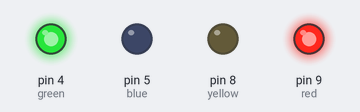
The sketch below on a simulated Arduino Uno, built with avr-gcc and run on an emulated ATmega328P. Parts: output pins drawn as LEDs (lit = HIGH).

Above: at 0.5 s.
At 1.5 s:
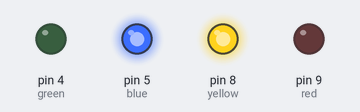
At 2.5 s:
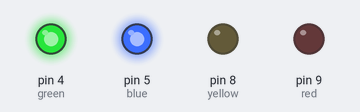
At 3.5 s:
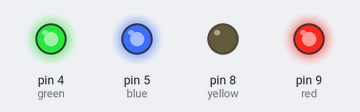
Timing chart, 0 to 5.2 s (numbered marks = the images above):
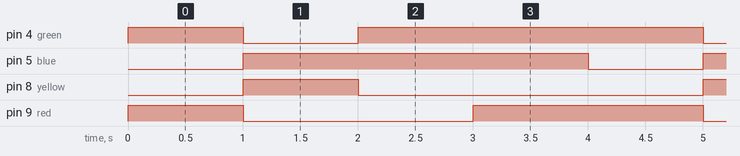

Measured:
- by itself, pin 4 (green): repeats every 4.0 s: LOW 1.0 s, HIGH 3.0 s
- by itself, pin 5 (blue): alternates HIGH for 3.0 s and LOW for 1.0 s
- by itself, pin 8 (yellow): alternates HIGH for 1.0 s and LOW for 3.0 s
- by itself, pin 9 (red): repeats every 4.0 s: LOW 2.0 s, HIGH 2.0 s

The sketch:

W09_03_forward.ino
```cpp
// W09_03_forward

const int green  = 4 ; // change the '?' to pin numbers
const int blue   = 5 ; //
const int red    = 9 ; // if a wheel goes backward,
const int yellow = 8 ; // flip the pin numbers for that wheel.

void setup() {
  // motor wire pinModes
  pinMode ( green,  OUTPUT );  // output because we are sending a signal out
  pinMode ( blue,   OUTPUT );
  pinMode ( red,    OUTPUT );
  pinMode ( yellow, OUTPUT );
}

void loop() {

  // move bot forward
   digitalWrite( green,  1 ); // HIGH
   digitalWrite( blue,   0 ); // LOW
   digitalWrite( red,    1 ); // HIGH
   digitalWrite( yellow, 0 ); // LOW
   delay( 1000 );

  // move bot in reverse
   digitalWrite( green,  0 ); // HIGH
   digitalWrite( blue,   1 ); // LOW
   digitalWrite( red,    0 ); // HIGH
   digitalWrite( yellow, 1 ); // LOW
   delay( 1000 );

   // stop
   digitalWrite( green,  1 ); // HIGH
   digitalWrite( blue,   1 ); // LOW
   digitalWrite( red,    0 ); // HIGH
   digitalWrite( yellow, 0 ); // LOW
   delay( 1000 );

   // left
   digitalWrite( green,  1 ); // HIGH
   digitalWrite( blue,   1 ); // LOW
   digitalWrite( red,    1 ); // HIGH
   digitalWrite( yellow, 0 ); // LOW
   delay( 1000 );


}
```
